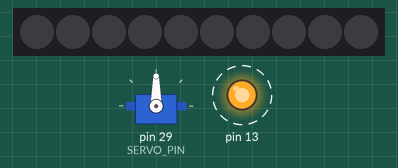
Simulated run of this program. Board: Arduino Uno, built with avr-gcc and run on an emulated ATmega328P. Shown: 10 RGB LEDs in strip order, left to right, servo, output pins drawn as LEDs (lit = HIGH). Dashed ring = blinking. What the program prints to the serial monitor is not drawn.

Above: at 0.2 s.
Timing chart, 0 to 3.0 s (numbered marks = the images above):
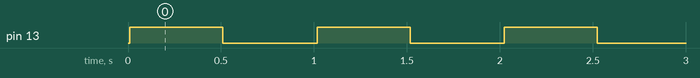

The program:

main.cpp
```cpp
#include <Adafruit_CircuitPlayground.h>

/*
    "#undef MAX_SERVOS" so that the compiler no longer complains

    In file included from src/main.cpp:2:0:
    /Users/yy/.platformio/packages/framework-arduinoavr/libraries/Servo/src/Servo.h:84:0: warning: "MAX_SERVOS" redefined
    #define MAX_SERVOS   (_Nbr_16timers  * SERVOS_PER_TIMER)
    ^
    In file included from .piolibdeps/Adafruit Circuit Playground_ID602/utility/CP_Firmata.h:17:0,
    from .piolibdeps/Adafruit Circuit Playground_ID602/Adafruit_Circuit_Playground.h:25,
    from .piolibdeps/Adafruit Circuit Playground_ID602/Adafruit_CircuitPlayground.h:3,
    from src/main.cpp:1:
    .piolibdeps/Adafruit Circuit Playground_ID602/utility/CP_Boards.h:32:0: note: this is the location of the previous definition
    #define MAX_SERVOS 0
    ^
 */
#undef MAX_SERVOS

#include <Servo.h>

enum COLOR {
    RED, BLUE, NO_IDEA
};

// no idea how the pins are numbered
constexpr int SHARP6  = 25; // pin #6  ==  7 == 25
constexpr int SHARP12 = 29; // pin #12 == 11 == 29
constexpr int SHARP9  = 27; // pin #9  ==  9 == 27
constexpr int SHARP10 = 14; // pin #10 == 10 == 14

constexpr int   POT_PIN = SHARP6; // the potentiometer
constexpr int SERVO_PIN = SHARP12;

constexpr int LEFTMOST_ANGLE = 110;
constexpr int MIDDLE_ANGLE = 85;
constexpr int RIGHTMOST_ANGLE = 60;

constexpr int SERVO_MOVE_WAIT_TIME = 1000; // in milliseconds
constexpr int LED_BLINK_INTERVAL = 500; // in milliseconds

Servo myservo;  // create servo object to control a servo

template<typename A, typename B, typename C, typename D, typename E>
constexpr void SERIAL_PRINT_5(const A a, const B& b, const C& c, const D& d,
        const E& e) {
    Serial.print(a);
    Serial.print(b);
    Serial.print(c);
    Serial.print(d);
    Serial.print(e);
}

template<typename A, typename B, typename C, typename D, typename E>
constexpr void SERIAL_PRINT_5_LN(const A a, const B& b, const C& c, const D& d,
        const E& e) {
    SERIAL_PRINT_5(a, b, c, d, e);
    Serial.println();
}

void setup() {
    CircuitPlayground.begin();

    Serial.begin(9600);

    myservo.attach(SERVO_PIN);
}

void blink_led() {
    int cycle[] = { HIGH, LOW };

    for (int high_or_low : cycle) {
        CircuitPlayground.redLED(high_or_low);
        delay(LED_BLINK_INTERVAL);
    }
}

// used this to figure out the pin numbers; stupid but works
void check_many_pins() {
    for (int i = 0; i < 30; i++) {
        int val = analogRead(i);
        SERIAL_PRINT_5("[", i, "]", val, ".");
    }
    Serial.println();
}

void wait_for_servo_to_get_there() {
    delay(SERVO_MOVE_WAIT_TIME);
}

void turn_back_middle() {
    myservo.write(MIDDLE_ANGLE);
}

void turn_left() {
    myservo.write(LEFTMOST_ANGLE);
}

void turn_right() {
    myservo.write(RIGHTMOST_ANGLE);
}

void swipe_left() {
    turn_left();
    wait_for_servo_to_get_there();
    turn_back_middle();
    wait_for_servo_to_get_there();
}

void swipe_right() {
    turn_right();
    wait_for_servo_to_get_there();
    turn_back_middle();
    wait_for_servo_to_get_there();
}

void swipe(bool left_0_right_1) {
    if (left_0_right_1) {
        swipe_right();
    } else {
        swipe_left();
    }
}

COLOR get_color() {
    // First turn off all the pixels to make sure they don't interfere with the reading.
    CircuitPlayground.clearPixels();

    // color reading (red, green, blue will be returned in the parameters passed in)
    uint8_t red, green, blue;
    CircuitPlayground.senseColor(red, green, blue);

    // Print out the color components.
    Serial.print("Color: red=");
    Serial.print(red, DEC);
    Serial.print(" green=");
    Serial.print(green, DEC);
    Serial.print(" blue=");
    Serial.println(blue, DEC);

    // Finally set all the pixels to the detected color.
    for (int i=0; i<10; ++i) {
      CircuitPlayground.strip.setPixelColor(i, red, green, blue);
    }
    CircuitPlayground.strip.show();

    if (red > green && red > blue) {
        return RED;
    } else if (blue > red && blue > green) {
        return BLUE;
    } else {
        return NO_IDEA;
    }
}

void read_pot_and_swipe() {
    int pot_val = analogRead(POT_PIN); // reads the value of the potentiometer (value between 0 and 1023)
    int servo_angle = map(pot_val, 0, 1023, 0, 180); // scale it to use it with the servo (value between 0 and 180)
    bool left_false_right_true = servo_angle > 90;

    SERIAL_PRINT_5_LN("pot: ", pot_val, " => angle: ", servo_angle, left_false_right_true ? " (Right)" : " (Left)");

    swipe(left_false_right_true);
}

void read_color_and_swipe() {
    const COLOR color = get_color();

    switch (color) {
        case RED:
            swipe_left();
            break;
        case BLUE:
            swipe_right();
            break;
        default:
            break;
    }
    SERIAL_PRINT_5("(RED, BLUE, NO_IDEA): (", RED, ", ", BLUE, ", ");
    SERIAL_PRINT_5_LN(NO_IDEA, "). ", "read: ", color, ".");
}

void loop() {
    //check_many_pins();

    read_color_and_swipe();

    blink_led();
}
```

Measured:
- by itself, pin 13: alternates HIGH for 0.50 s and LOW for 0.51 s
